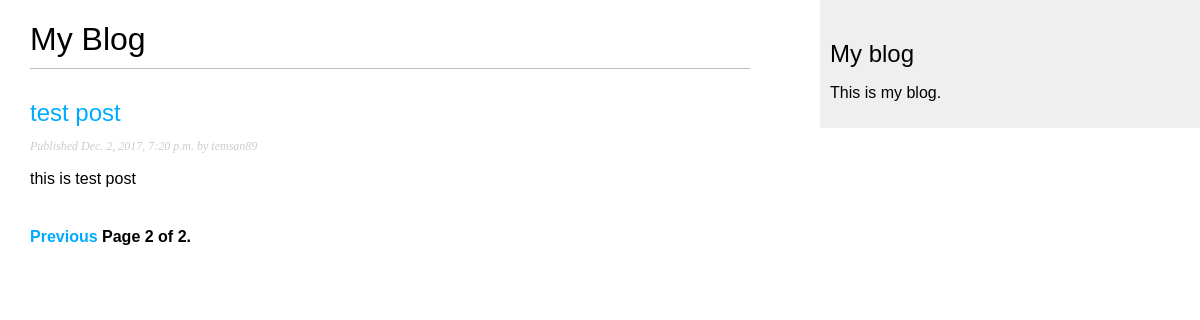
Screenshot of /blog/?page=2 with the database file from the repository.
### blog/models.py (models this page shows, shortened)
class Post(models.Model):
    STATUS_CHOICES = (
        ('draft', 'Draft'),
        ('published', 'Published')
    )
    objects = models.Manager()
    published = PublishedManager()
    title = models.CharField(max_length=250)
    slug = models.SlugField(max_length=250, unique_for_date='publish')
    author = models.ForeignKey(User, related_name='blog_posts', on_delete=models.CASCADE)
    body = models.TextField()
    publish = models.DateTimeField(default=timezone.now)
    created = models.DateTimeField(auto_now_add=True)
    updated = models.DateTimeField(auto_now=True)
    status = models.CharField(max_length=10, choices=STATUS_CHOICES, default='draft')
    class Meta:
        ordering = ('-publish',)
    def get_absolute_url(self):
        return reverse('blog:post_detail', args=[self.publish.year,
                                                 self.publish.strftime('%m'),
                                                 self.publish.strftime('%d'),
                                                 self.slug,
                                                 ])

### blog/views.py (the view)
# urls.py: path(r'', views.post_list, name='post_list'),
def post_list(request):
    object_list = Post.published.all()
    paginator = Paginator(object_list, 2)
    page = request.GET.get('page')
    try:
        posts = paginator.page(page)
    except PageNotAnInteger:
        posts = paginator.page(1)
    except EmptyPage:
        posts = paginator.page(paginator.num_pages)
    return render(request, 'blog/post/list.html', {'page': page,
                                                   'posts': posts})

### blog/models.py (called while the page is built)
    def get_queryset(self):
        return super(PublishedManager, self).get_queryset().filter(status='published')

### blog/templates/blog/post/list.html (shortened to what this page needs)
{% extends "blog/base.html" %}
{% block content %}
  <h1>My Blog</h1>
  {% for post in posts %}
    <h2>
      <a href="{{ post.get_absolute_url }}">
        {{ post.title }}
      </a>
    </h2>
    <p class="date">
      Published {{ post.publish }} by {{ post.author }}
    </p>
    {{ post.body|truncatewords:30|linebreaks }}
  {% endfor %}
    {% include "blog/pagination.html" with page=posts %}
{% endblock %}”

### blog/static/css/blog.css (style rules this page uses)
body { margin:0; padding:0; font-family:helvetica, sans-serif; }
a { color:#00abff; text-decoration:none; }
h1 { font-weight:normal; border-bottom:1px solid #bbb; padding:0 0 10px 0; }
h2 { font-weight:normal; margin:30px 0 0; }
p.date { color:#ccc; font-family: georgia, serif; font-size: 12px; font-style: italic; }

### rows the page displays
Post: title "test post", publish "Dec. 2, 2017, 7:20 p.m.", author "temsan89", body "this is test post"

### other values shown
{{ page.number }} "2"
{{ page.paginator.num_pages }} "2"
